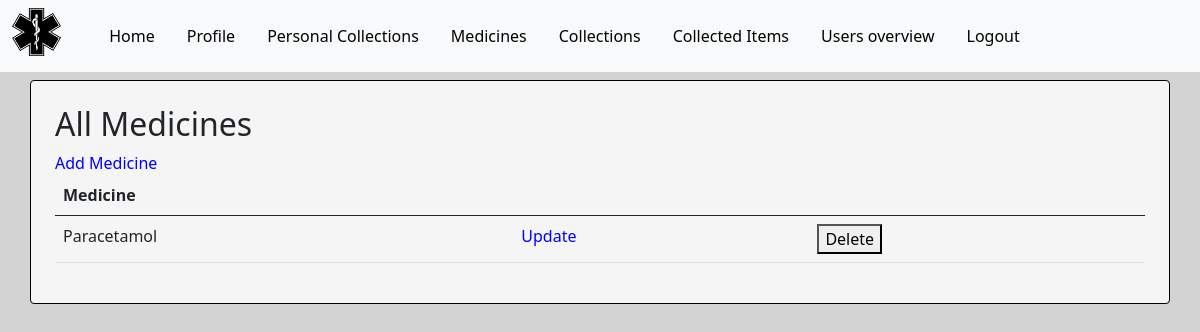
/medicines/ (signed in), run on an earlier commit of the app's database.
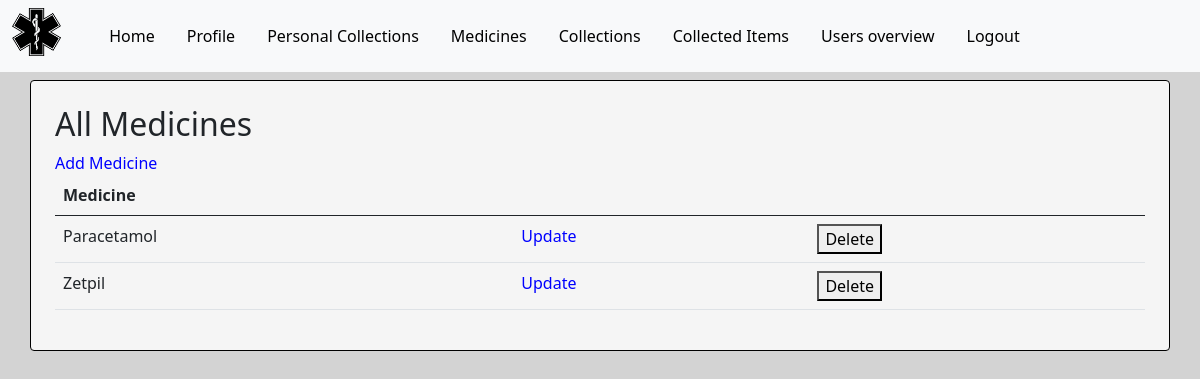
And on a later commit of the database.
### base/models.py (models this page shows, shortened)
class Medicine(models.Model):
    name = models.CharField(max_length=50)
    manufacture = models.CharField(max_length=50)
    cures = models.CharField(max_length=50)
    side_effects = models.CharField(max_length=50)

### base/views.py (the view)
# urls.py: path('medicines/', views.medicines, name='medicines'),
@login_required
@staff_member_required
def medicines(request):
    medicines = Medicine.objects.all()
    context = {
        'medicines': medicines
    }
    return render(request, 'base/medicines.html', context)

### base/templates/base/medicines.html (shortened to what this page needs)
{% extends 'base/base.html' %}
{% load static %}
{% block content %}
<div class="p-3">
    <h2>All Medicines</h2>
    <a href="{% url 'add_medicine' %}" class="link">Add Medicine</a>
    <table class="table">
        <thead>
          <tr>
            <th scope="col">Medicine</th>
            <th></th>
            <th></th>
          </tr>
        </thead>
        <tbody>
            {% for medicine in medicines %}
        <tr>
            <td>{{ medicine.name }}</td>
            <td><a href="{% url 'update_medicine' medicine.id %}" class="link">Update</a></td>
            <td>
                <form method="post" action="{% url 'delete_medicine' medicine.id %}">
                    <button type="submit">Delete</button>
                </form>
            </td>
          </tr>
        {% empty %}
            <tr>
                <td> There are no Medicines</td>
            </tr>
        {% endfor %}
        </tbody>
    </table>
</div>
{% endblock %}

What changed in the data, as far as the page shows it:
added Medicine: name "Zetpil"
